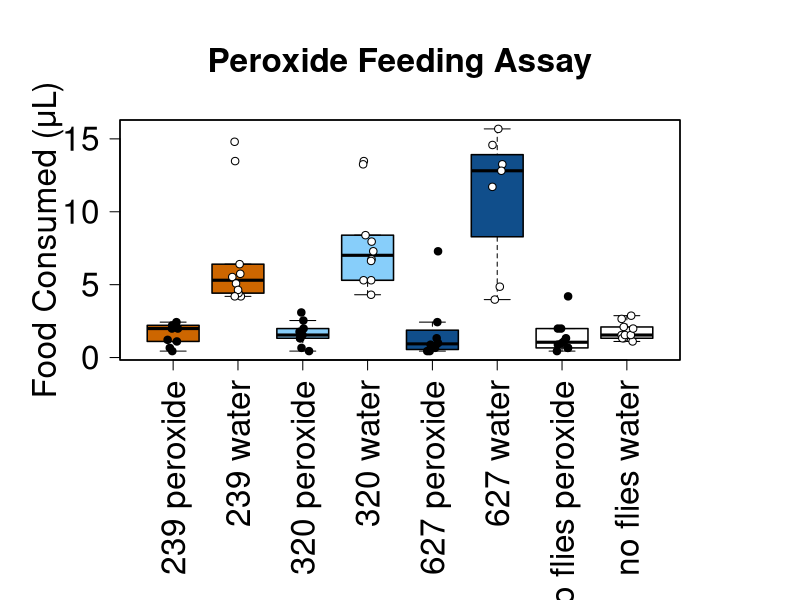
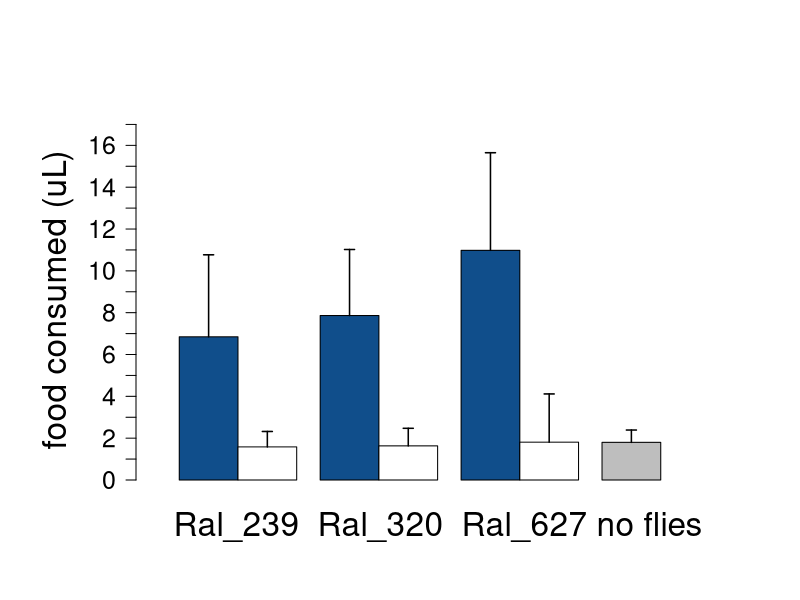

Generate these figures, in order, with R:
#
## analysis of CAFE assay (capilary feeding experiment):
#

mycol <- c("#8B8378", "#EE9A00") 
mycol2 <- c(mycol,"#483D8B")
mycol4 = c("#EEC900", "#CD6600", "#87CEFA", "#104E8B")
mycol3 <- mycol4

setwd("/Users/ben/Google Drive/Documents/Peroxide/Elises.Feeding.Experiments")
list.files()

perfeed2 <- read.csv('peroxide.feeding.assay.csv', header=T, stringsAsFactors=T)
names(perfeed2)
perfeed2$linefood <- paste(perfeed2$line, perfeed2$food, sep=".")
names(perfeed2) <- c("vial", "line", "food",  "height.consumed", "alive", "linefood")
perfeed2$volume.consumed = perfeed2$height.consumed * 0.441786467
head(perfeed2)
str(perfeed2)
ifelse(is.na(perfeed2$line), 'no flies', perfeed2$line) -> perfeed2$line
as.factor(paste(perfeed2$line, perfeed2$food)) -> perfeed2$linefood
par(mar=c(12,6,6,6))
par(mfrow=c(1,1))

plot(perfeed2$volume.consumed ~ as.factor(perfeed2$linefood), main= "Peroxide Feeding Assay", ylab='Food Consumed (μL)', xlab=NULL, cex.main=2, cex.lab= 2, cex.axis=2, outline=F, las=2, col= c(mycol4[c(2,2,3,3,4,4)],0,0), boxlwd = 1.5)

box(lwd=1.5)

stripchart(perfeed2$volume.consumed ~ perfeed2$linefood,vertical = T, add= T, method = 'jitter', cex=1, pch=c(19, 21), bg='white')


levels(perfeed2$linefood)

wilcox.test(perfeed2$volume.consumed[perfeed2$linefood == '239 peroxide'], perfeed2$volume.consumed[perfeed2$linefood == '239 water'])
wilcox.test(perfeed2$volume.consumed[perfeed2$linefood == '320 peroxide'], perfeed2$volume.consumed[perfeed2$linefood == '320 water'])
wilcox.test(perfeed2$volume.consumed[perfeed2$linefood == '627 peroxide'], perfeed2$volume.consumed[perfeed2$linefood == '627 water'])
wilcox.test(perfeed2$volume.consumed[perfeed2$linefood == '239 peroxide'], perfeed2$volume.consumed[perfeed2$linefood == 'no flies peroxide'])

head(perfeed2)
table(perfeed2$linefood)

feed3 <- aggregate(perfeed2$volume.consumed,
                   by = list(perfeed2$linefood),
                   FUN = function(x) c(mean = mean(x), sd = sd(x)))

data.frame(feed3$x) -> feed3
feed3
feed3[c(2,1,4,3,6,5,8,7), ] -> feed4
feed4

max(feed4$mean) + max(feed4$sd) -> tippytop

par(mar=c(6,8,6,6))
plot <- barplot(height = feed4$mean[1:7], col=c(mycol4[4], 0, mycol4[4], 0, mycol4[4], 0, 'grey'), lwd=1, las=1, space=c(0.4,0,0.4,0), border=T, ylim = c(0, 1.1*tippytop), ann=F, axes=F)
axis(2,at=seq(0,1.1*tippytop,1), line=1.2, cex.axis=1.5, las=2)
arrows(plot, feed4$mean[1:7], y1 = feed4$mean[1:7] + feed4$sd[1:7], lwd = 1.5, angle=90, code=2, length=0.05)

title(ylab = "food consumed (uL)", line=4.5, cex.lab=2)
title(xlab = "    Ral_239  Ral_320  Ral_627 no flies", cex.lab=2, line=2)

